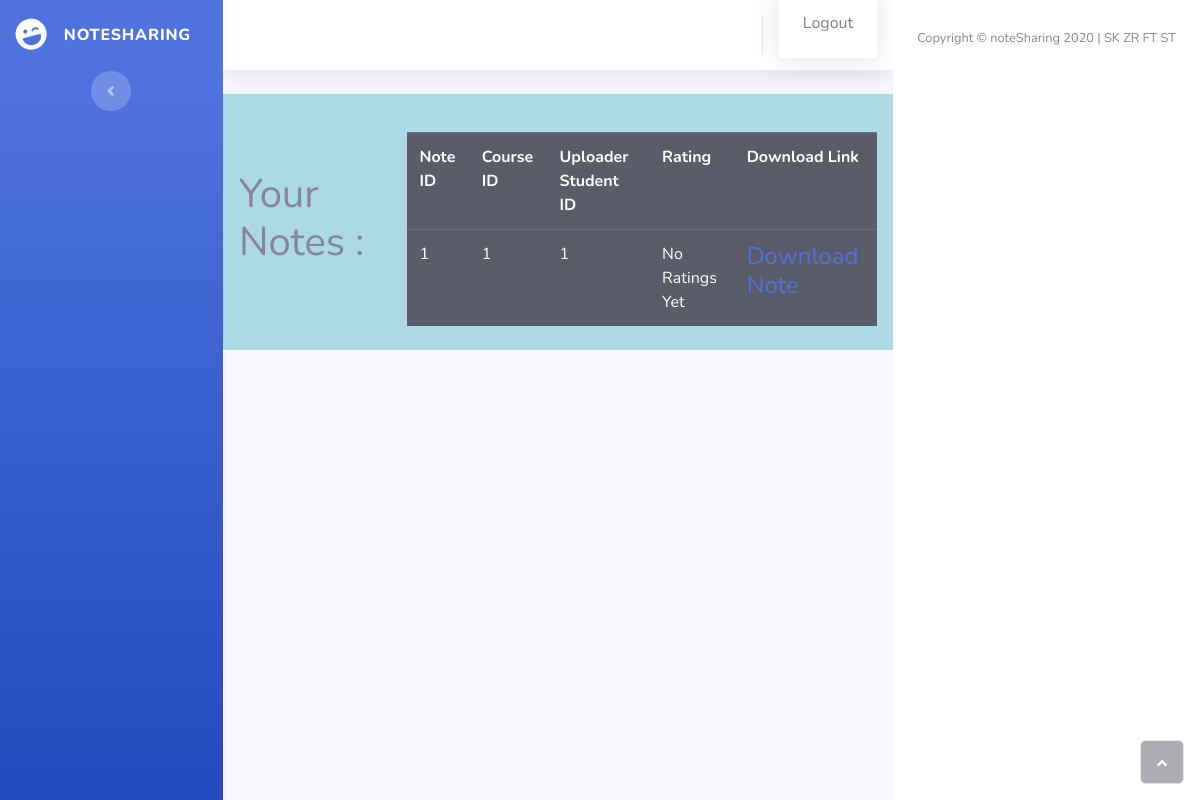
/view-notes-student (signed in), run on the app's committed database.
### swe_project/models.py (models this page shows, shortened)
class Notes(db.Model):
    id=db.Column(db.Integer,primary_key=True)
    course_id=db.Column(db.Integer,db.ForeignKey('courses.id'),nullable=False)
    student_id=db.Column(db.Integer,db.ForeignKey('student.id'),nullable=False)
    Note=db.Column(db.LargeBinary,nullable=False)
    approve=db.Column(db.Boolean,nullable=False)

### swe_project/routes.py (the view)
@app.route('/view-notes-student',methods=['GET','POST'])
@login_required
def ViewNote():
    print("Testing Notes Now-->")
    return render_template('viewnotes.html',NoteList=Student_Course.ReturnApproveNotesStudent(current_user.id),ratin=Rating)

### swe_project/models.py (called while the page is built)
@login_manager.user_loader
def load_user(user_id):
    return User.query.get(int(user_id))

    def getAverageRating(noteID):#Prints the average rating for a given Note
        R=[]
        for ra in Rating.query.filter_by(note_id=noteID).all():
            R.append(ra.rating)
        if len(R)==0:
            return 'No Ratings Yet'
        return sum(R)/len(R) #Returns the average of the list of rating for a Note ID

    def ReturnApproveNotesStudent(userid): #Returns Notes which have been approved by the professor for the courses the student is in
        student=Student.query.filter_by(user_id=userid).first()
        courseidlist=[]
        FilterStudent=Student_Course.query.filter_by(student_id=student.id).all()
        approveNotes=[]
        for fs in FilterStudent:
            courseidlist.append(fs.course_id)
        print("The courses for which this student has registered are- RANS function")
        for course in courseidlist:
            print(course)
        for note in Notes.query.all():
            if note.approve==True and note.course_id in courseidlist:
                approveNotes.append(note)
        return approveNotes

### swe_project/templates/viewnotes.html (shortened to what this page needs)
<!DOCTYPE html>
<html>
<head>
    <link rel="stylesheet" href="static/assets/bootstrap/css/bootstrap.min.css">
    <link rel="stylesheet" href="static/assets/fonts/fontawesome-all.min.css">
</head>
<body id="page-top">
    <div id="wrapper">
        <nav class="navbar navbar-dark align-items-start sidebar sidebar-dark accordion bg-gradient-primary p-0">
            <div class="container-fluid d-flex flex-column p-0">
                <a class="navbar-brand d-flex justify-content-center align-items-center sidebar-brand m-0" href="#">
                    <div class="sidebar-brand-icon rotate-n-15"><i class="fas fa-laugh-wink"></i></div>
                    <div class="sidebar-brand-text mx-3"><span>noteSharing</span></div>
                </a>
                <div class="text-center d-none d-md-inline"><button class="btn rounded-circle border-0" id="sidebarToggle" type="button"></button></div>
            </div>
        </nav>
        <div class="d-flex flex-column" id="content-wrapper">
            <div id="content">
                <nav class="navbar navbar-light navbar-expand bg-white shadow mb-4 topbar static-top">
                    <div class="container-fluid"><button class="btn btn-link d-md-none rounded-circle mr-3" id="sidebarToggleTop" type="button"></button>
                        <ul class="nav navbar-nav flex-nowrap ml-auto">
                                <nav class="navbar navbar-dark navbar-expand bg-white shadow mb-4 topbar static-top">
                                    <a class="nav-item nav-link" href="{{ url_for('logout') }}">Logout</a>
                                </nav>
            </div>
            </nav>
            <nav class="navbar navbar-expand-lg class="navbar navbar-light" style="background-color:lightblue;">
    <h1>
            Your Notes :
    </h1>
    <table class= "table table-dark" style="margin-top: 30px; margin-left: 10px;">
            <tr>
                <th scope="col">
                    Note ID
                </th>
                <th scope= "col">
                    Course ID
                </th>
                <th scope= "col">
                    Uploader Student ID
                </th>
                <th scope= "col">
                    Rating
                </th>
                <th scope= "col">
                   Download Link
                </th>
            </tr>
        {%for note in NoteList%}
            <tr>
                <td scope="col">
                    {{note.id}}
                </td>
                <td scope="col">
                    {{note.course_id}}
                </td>
                <td scope="col">
                    {{note.student_id}}
                </td>
                <td scope="col">
                    {{ratin.getAverageRating(note.id)}}
                </td>
                <td scope="col">
                <h4>
                   <a href="{{url_for('DownloadNote',noteid=note.id)}}">Download Note</a>
                </h4>
                </td>
            </tr>
        {%endfor%}
        </table>
        </div>
        </div>
        <footer class="bg-white sticky-footer">
            <div class="container my-auto">
                <div class="text-center my-auto copyright"><span>Copyright © noteSharing 2020 | SK ZR FT ST</span></div>
            </div>
        </footer>
    </div><a class="border rounded d-inline scroll-to-top" href="#page-top"><i class="fas fa-angle-up"></i></a></div>
</body>
</html>

### data on the page
Notes: id "1", course_id "1", student_id "1", getAverageRating "No Ratings Yet"
